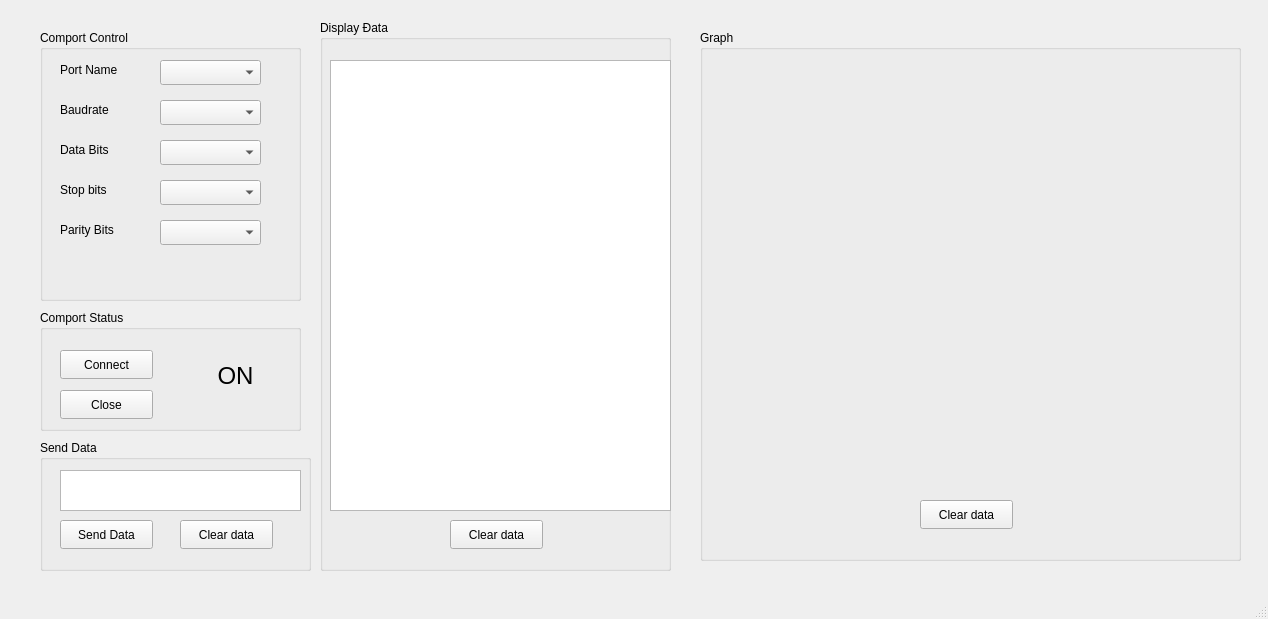
<?xml version="1.0" encoding="UTF-8"?>
<ui version="4.0">
 <class>MainWindow</class>
 <widget class="QMainWindow" name="MainWindow">
  <property name="geometry">
   <rect>
    <x>0</x>
    <y>0</y>
    <width>1268</width>
    <height>619</height>
   </rect>
  </property>
  <property name="windowTitle">
   <string>MainWindow</string>
  </property>
  <widget class="QWidget" name="centralwidget">
   <widget class="QGroupBox" name="grbox_Comport_Control">
    <property name="geometry">
     <rect>
      <x>40</x>
      <y>30</y>
      <width>261</width>
      <height>271</height>
     </rect>
    </property>
    <property name="title">
     <string>Comport Control</string>
    </property>
    <widget class="QLabel" name="lbl_Port_Name">
     <property name="geometry">
      <rect>
       <x>20</x>
       <y>30</y>
       <width>91</width>
       <height>20</height>
      </rect>
     </property>
     <property name="text">
      <string>Port Name</string>
     </property>
    </widget>
    <widget class="QLabel" name="lbl_Baudrate">
     <property name="geometry">
      <rect>
       <x>20</x>
       <y>70</y>
       <width>91</width>
       <height>20</height>
      </rect>
     </property>
     <property name="text">
      <string>Baudrate</string>
     </property>
    </widget>
    <widget class="QLabel" name="lbl_Data_Bits">
     <property name="geometry">
      <rect>
       <x>20</x>
       <y>110</y>
       <width>91</width>
       <height>20</height>
      </rect>
     </property>
     <property name="text">
      <string>Data Bits</string>
     </property>
    </widget>
    <widget class="QLabel" name="lbl_Stop_Bits">
     <property name="geometry">
      <rect>
       <x>20</x>
       <y>150</y>
       <width>91</width>
       <height>20</height>
      </rect>
     </property>
     <property name="text">
      <string>Stop bits</string>
     </property>
    </widget>
    <widget class="QLabel" name="lbl_Parity_Bits">
     <property name="geometry">
      <rect>
       <x>20</x>
       <y>190</y>
       <width>91</width>
       <height>20</height>
      </rect>
     </property>
     <property name="text">
      <string>Parity Bits</string>
     </property>
    </widget>
    <widget class="QComboBox" name="combox_Port_Name">
     <property name="geometry">
      <rect>
       <x>120</x>
       <y>30</y>
       <width>101</width>
       <height>25</height>
      </rect>
     </property>
    </widget>
    <widget class="QComboBox" name="combox_Baudrate">
     <property name="geometry">
      <rect>
       <x>120</x>
       <y>70</y>
       <width>101</width>
       <height>25</height>
      </rect>
     </property>
    </widget>
    <widget class="QComboBox" name="comBox_Data_Bits">
     <property name="geometry">
      <rect>
       <x>120</x>
       <y>110</y>
       <width>101</width>
       <height>25</height>
      </rect>
     </property>
    </widget>
    <widget class="QComboBox" name="combox_Stop_Bits">
     <property name="geometry">
      <rect>
       <x>120</x>
       <y>150</y>
       <width>101</width>
       <height>25</height>
      </rect>
     </property>
    </widget>
    <widget class="QComboBox" name="combox_Parity_bits">
     <property name="geometry">
      <rect>
       <x>120</x>
       <y>190</y>
       <width>101</width>
       <height>25</height>
      </rect>
     </property>
    </widget>
   </widget>
   <widget class="QGroupBox" name="grbox_Display_Data">
    <property name="geometry">
     <rect>
      <x>320</x>
      <y>20</y>
      <width>351</width>
      <height>551</height>
     </rect>
    </property>
    <property name="title">
     <string>Display Đata</string>
    </property>
    <widget class="QPushButton" name="btnClearData_Display">
     <property name="geometry">
      <rect>
       <x>130</x>
       <y>500</y>
       <width>93</width>
       <height>29</height>
      </rect>
     </property>
     <property name="text">
      <string>Clear data</string>
     </property>
    </widget>
    <widget class="QListWidget" name="listWidget_data_display">
     <property name="geometry">
      <rect>
       <x>10</x>
       <y>40</y>
       <width>341</width>
       <height>451</height>
      </rect>
     </property>
    </widget>
   </widget>
   <widget class="QGroupBox" name="grbox_Comport_Status">
    <property name="geometry">
     <rect>
      <x>40</x>
      <y>310</y>
      <width>261</width>
      <height>121</height>
     </rect>
    </property>
    <property name="title">
     <string>Comport Status</string>
    </property>
    <widget class="QPushButton" name="btnconnect">
     <property name="geometry">
      <rect>
       <x>20</x>
       <y>40</y>
       <width>93</width>
       <height>29</height>
      </rect>
     </property>
     <property name="text">
      <string>Connect</string>
     </property>
    </widget>
    <widget class="QPushButton" name="btn_Close">
     <property name="geometry">
      <rect>
       <x>20</x>
       <y>80</y>
       <width>93</width>
       <height>29</height>
      </rect>
     </property>
     <property name="text">
      <string>Close</string>
     </property>
    </widget>
    <widget class="QLabel" name="lbl_Status_Comport">
     <property name="geometry">
      <rect>
       <x>150</x>
       <y>30</y>
       <width>91</width>
       <height>71</height>
      </rect>
     </property>
     <property name="font">
      <font>
       <pointsize>18</pointsize>
      </font>
     </property>
     <property name="text">
      <string>ON</string>
     </property>
     <property name="textFormat">
      <enum>Qt::MarkdownText</enum>
     </property>
     <property name="alignment">
      <set>Qt::AlignCenter</set>
     </property>
     <property name="textInteractionFlags">
      <set>Qt::LinksAccessibleByMouse</set>
     </property>
    </widget>
   </widget>
   <widget class="QGroupBox" name="groupBox_4">
    <property name="geometry">
     <rect>
      <x>40</x>
      <y>440</y>
      <width>271</width>
      <height>131</height>
     </rect>
    </property>
    <property name="title">
     <string>Send Data</string>
    </property>
    <widget class="QPushButton" name="btnClear_Send_Data">
     <property name="geometry">
      <rect>
       <x>140</x>
       <y>80</y>
       <width>93</width>
       <height>29</height>
      </rect>
     </property>
     <property name="text">
      <string>Clear data</string>
     </property>
    </widget>
    <widget class="QPushButton" name="btnSend_Data">
     <property name="geometry">
      <rect>
       <x>20</x>
       <y>80</y>
       <width>93</width>
       <height>29</height>
      </rect>
     </property>
     <property name="text">
      <string>Send Data</string>
     </property>
    </widget>
    <widget class="QTextEdit" name="txtEdit_Send_Data">
     <property name="geometry">
      <rect>
       <x>20</x>
       <y>30</y>
       <width>241</width>
       <height>41</height>
      </rect>
     </property>
    </widget>
   </widget>
   <widget class="QGroupBox" name="grBox_Chart">
    <property name="geometry">
     <rect>
      <x>700</x>
      <y>30</y>
      <width>541</width>
      <height>531</height>
     </rect>
    </property>
    <property name="title">
     <string>Graph</string>
    </property>
    <widget class="QCustomPlot" name="Plot_chart" native="true">
     <property name="geometry">
      <rect>
       <x>20</x>
       <y>40</y>
       <width>501</width>
       <height>391</height>
      </rect>
     </property>
    </widget>
    <widget class="QPushButton" name="btnClearData_plot">
     <property name="geometry">
      <rect>
       <x>220</x>
       <y>470</y>
       <width>93</width>
       <height>29</height>
      </rect>
     </property>
     <property name="text">
      <string>Clear data</string>
     </property>
    </widget>
   </widget>
  </widget>
  <widget class="QMenuBar" name="menubar">
   <property name="geometry">
    <rect>
     <x>0</x>
     <y>0</y>
     <width>1268</width>
     <height>26</height>
    </rect>
   </property>
  </widget>
  <widget class="QStatusBar" name="statusbar"/>
 </widget>
 <customwidgets>
  <customwidget>
   <class>QCustomPlot</class>
   <extends>QWidget</extends>
   <header>qcustomplot.h</header>
   <container>1</container>
  </customwidget>
 </customwidgets>
 <resources/>
 <connections/>
</ui>
